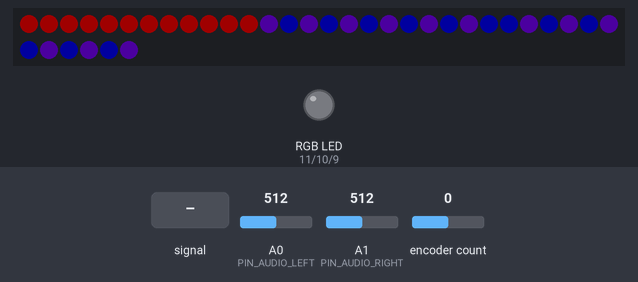
This sketch was run on a simulated Arduino Uno, built with avr-gcc and run on an emulated ATmega328P. On the bench: 36 RGB LEDs in strip order, left to right, continuing on the next row, an RGB LED mixed from three pins (HIGH = lit). The test bench sets the inputs (shaded band); at power-on: encoder count 0, A0 (PIN_AUDIO_LEFT) = 512, A1 (PIN_AUDIO_RIGHT) = 512. Dim RGB values are drawn brighter than linear; pins used as bus, display or sensor lines are not drawn; what the sketch prints to the serial monitor is not drawn.

Above: at 1.2 s.
1.3 s: A0 (PIN_AUDIO_LEFT) fed a 200 Hz sine of ±460 counts around its level
At 1.89 s:
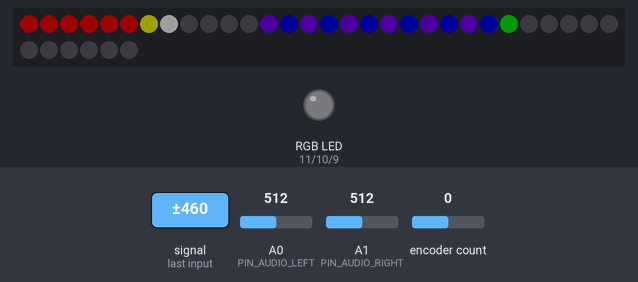
3.0 s: encoder count set to -1
At 4.0 s:
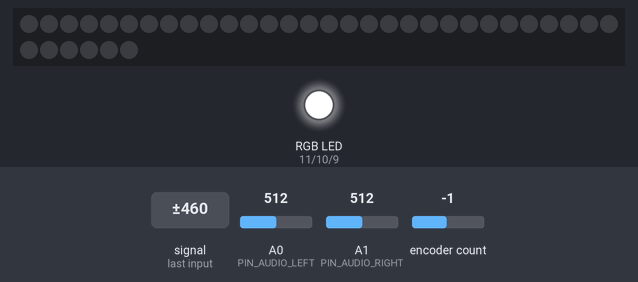
4.5 s: encoder count set to -2
At 4.97 s:
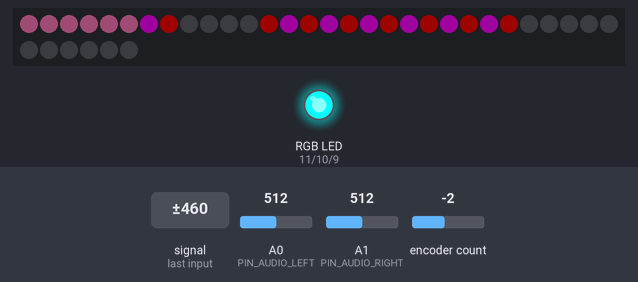
6.1 s: A1 (PIN_AUDIO_RIGHT) fed a 2 Hz sine of ±306 counts around its level
9.1 s: A0 (PIN_AUDIO_LEFT) set to 716
At 9.65 s:
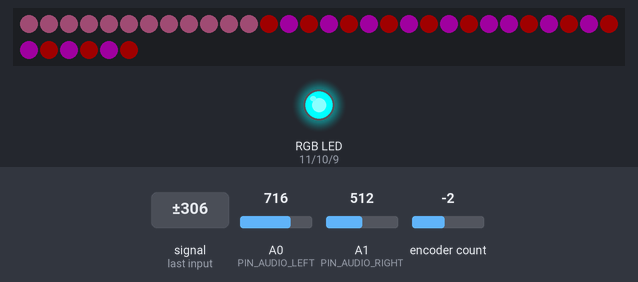
12.0 s: encoder count set to -3
At 12.66 s:
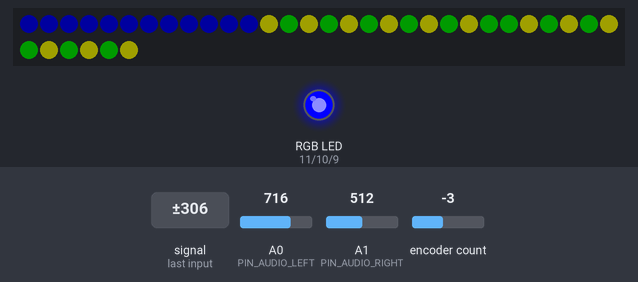
Timing chart, 0 to 14.9 s (numbered marks = the images above; inputs shaded):
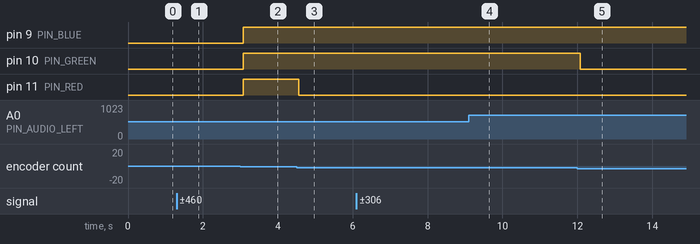

Measured:
- after the input at 1.3 s, the LEDs: first change at once (image 1 shows a later state)
- after the input at 3.0 s, pin 9 (PIN_BLUE), pin 10 (PIN_GREEN), pin 11 (PIN_RED): LOW → HIGH after 0.07 s; the LEDs: change at once (image 2)
- after the input at 4.5 s, pin 11 (PIN_RED): HIGH → LOW after 0.06 s; the LEDs: change at once (image 3)
- after the input at 9.1 s, the LEDs: change at once (image 4)
- after the input at 12.0 s, pin 10 (PIN_GREEN): HIGH → LOW after 0.07 s; the LEDs: change at once (image 5)

The sketch:

GrunowNeoPixels.ino
```cpp
#include <Encoder.h>
#include <Adafruit_NeoPixel.h>
#ifdef __AVR__
  #include <avr/power.h>
#endif

#define PIN_NEOPIXELS 6

// Parameter 1 = number of pixels in strip
// Parameter 2 = Arduino pin number (most are valid)
// Parameter 3 = pixel type flags, add together as needed:
//   NEO_KHZ800  800 KHz bitstream (most NeoPixel products w/WS2812 LEDs)
//   NEO_KHZ400  400 KHz (classic 'v1' (not v2) FLORA pixels, WS2811 drivers)
//   NEO_GRB     Pixels are wired for GRB bitstream (most NeoPixel products)
//   NEO_RGB     Pixels are wired for RGB bitstream (v1 FLORA pixels, not v2)
//   NEO_RGBW    Pixels are wired for RGBW bitstream (NeoPixel RGBW products)
Adafruit_NeoPixel strip = Adafruit_NeoPixel(36, PIN_NEOPIXELS, NEO_GRB + NEO_KHZ800);

// IMPORTANT: To reduce NeoPixel burnout risk, add 1000 uF capacitor across
// pixel power leads, add 300 - 500 Ohm resistor on first pixel's data input
// and minimize distance between Arduino and first pixel.  Avoid connecting
// on a live circuit...if you must, connect GND first.

// AUDIO INPUT SETUP
int PIN_STROBE = 4;
int PIN_RESET = 5;
int PIN_AUDIO_LEFT = 0;
int PIN_AUDIO_RIGHT = 1;
int left[7];
int right[7];
int band;
int audio_input = 0;
int freq = 0;

// SELECTOR KNOB
int PIN_KNOBA = 8;
int PIN_KNOBB = 7;
Encoder knob(PIN_KNOBA, PIN_KNOBB);
long knobPosition = 0;

// VISUALIZER
uint32_t yellow = strip.Color(255, 255, 0);
uint32_t orange = strip.Color(236, 214, 33);
uint32_t red = strip.Color(255, 0, 0);
uint32_t blue = strip.Color(0, 0, 255);
uint32_t navy = strip.Color(0, 0, 160);
uint32_t purple = strip.Color(122, 0, 255);
uint32_t violet = strip.Color(85, 0, 150);
uint32_t green = strip.Color(0, 203, 0);
uint32_t darkgreen = strip.Color(0, 140, 0);
uint32_t magenta = strip.Color(255, 0, 255);
uint32_t rose = strip.Color(255, 122, 180);
uint32_t cyan = strip.Color(0, 255, 255);
uint32_t turqoise = strip.Color(0, 200, 255);
uint32_t white = strip.Color(255, 255, 255);
uint32_t black = strip.Color(0, 0, 0);

uint16_t leftChannel[6][3] = {{7, 25, 26}, {8, 27, 28}, {9, 29, 30}, {10, 31, 32}, {11, 33, 34}, {12, 35, 36}};
uint16_t rightChannel[6][3] = {{6, 24, 23}, {5, 22, 21}, {4, 20, 19}, {3, 18, 17}, {2, 16, 15}, {1, 14, 13}};
uint32_t colorSets[9][6] = {{white, yellow, green, red, blue, purple},
    {purple, blue, yellow, cyan, purple, magenta},
    {cyan, blue, purple, magenta, red, white},
    {darkgreen, green, white, white, red, green},
    {navy, blue, navy, turqoise, blue, navy},
    {violet, purple, violet, magenta, purple, violet},
    {yellow, green, yellow, blue, green, yellow},
    {red, magenta, red, rose, magenta, red},
    {black, black, black, black, black, black}};
int colorIndex = 0;

// INDICATOR LED
int PIN_RED = 11;
int PIN_GREEN = 10;
int PIN_BLUE = 9;

// MAIN
void setup() {
  Serial.begin(9600);
  Serial.println("Grunow booted");
  Serial.end();
  strip.begin();
  strip.show(); // Initialize all pixels to 'off'
  strip.setBrightness(32);

  //initialize eq
  pinMode(PIN_RESET, OUTPUT); // reset
  pinMode(PIN_STROBE, OUTPUT); // strobe
  digitalWrite(PIN_RESET, LOW); // reset low
  digitalWrite(PIN_STROBE, HIGH); //pin 5 is RESET on the shield

  //setup indicator
  pinMode(PIN_RED, OUTPUT);
  pinMode(PIN_GREEN, OUTPUT);
  pinMode(PIN_BLUE, OUTPUT);
}

void loop() {
  readMSGEQ7();
  checkKnobInput();
  illuminate();
  setIndicator();
  //colorTest(100); // ms
}

void checkKnobInput() {
  int colorSetCount = sizeof(colorSets) / sizeof(colorSets[0]);
  long newPosition;
  newPosition = knob.read();
  if (newPosition < knobPosition) {
    // Go back
    colorIndex -= 1;
    if (colorIndex < 0) {
      colorIndex = colorSetCount - 1;
    }
  }
  else if (newPosition > knobPosition) {
    // Go forward
    colorIndex += 1;
    if (colorIndex >= colorSetCount) {
      colorIndex = 0;
    }
  }
  knobPosition = newPosition;
}

void setIndicator() {
  uint32_t hexValue = colorSets[colorIndex][0];
  int r = 255 - ((hexValue >> 16) & 0xFF);
  int g = 255 - ((hexValue >> 8) & 0xFF);
  int b = 255 - ((hexValue) & 0xFF);
  analogWrite(PIN_RED, r);
  analogWrite(PIN_GREEN, g);
  analogWrite(PIN_BLUE, b);
}

void illuminate() {
  strip.clear();
  for(int i = 0; i < 6; i++) { // Loop through audio banks - ignore lowest frequency
    int leftValue = left[i];
    int rightValue = right[i];
    if (leftValue > 200) {
      strip.setPixelColor(leftChannel[i][0]-1, colorSets[colorIndex][0]);
    }
    if (leftValue > 350) {
      strip.setPixelColor(leftChannel[i][0]-1, colorSets[colorIndex][1]);
      strip.setPixelColor(leftChannel[i][1]-1, colorSets[colorIndex][2]);
    }
    if (leftValue > 500) {
      strip.setPixelColor(leftChannel[i][0]-1, colorSets[colorIndex][3]);
      strip.setPixelColor(leftChannel[i][1]-1, colorSets[colorIndex][4]);
      strip.setPixelColor(leftChannel[i][2]-1, colorSets[colorIndex][5]);
    }
    if (rightValue > 200) {
      strip.setPixelColor(rightChannel[i][0]-1, colorSets[colorIndex][0]);
    }
    if (rightValue > 350) {
      strip.setPixelColor(rightChannel[i][0]-1, colorSets[colorIndex][1]);
      strip.setPixelColor(rightChannel[i][1]-1, colorSets[colorIndex][2]);
    }
    if (rightValue > 500) {
      strip.setPixelColor(rightChannel[i][0]-1, colorSets[colorIndex][3]);
      strip.setPixelColor(rightChannel[i][1]-1, colorSets[colorIndex][4]);
      strip.setPixelColor(rightChannel[i][2]-1, colorSets[colorIndex][5]);
    }
  }
  strip.show();
  delay(50);
}

void readMSGEQ7() { // Function to read 7 band equalizers
  digitalWrite(PIN_RESET, HIGH);
  digitalWrite(PIN_RESET, LOW);
  for(band=0; band <7; band++)
  {
    digitalWrite(PIN_STROBE, LOW); // strobe pin on the shield - kicks the IC up to the next band
    delayMicroseconds(50); //
    left[band] = analogRead(PIN_AUDIO_LEFT); // store left band reading
    right[band] = analogRead(PIN_AUDIO_RIGHT); // ... and the right
    digitalWrite(PIN_STROBE, HIGH);
  }
}

// Fill the dots one after the other with a color
void colorTest(uint8_t wait) {
  // left side
  for(int i = 0; i < 6; i++) {
    for (int j = 0; j < 3; j++) {
      int light = leftChannel[i][j] - 1;
      uint32_t c = colorSets[colorIndex][j];
      strip.setPixelColor(light, c);
      strip.show();
      delay(wait);
      strip.clear();
    }
  }
  // right side
  for(int i = 0; i < 6; i++) {
    for (int j = 0; j < 3; j++) {
      int light = rightChannel[i][j] - 1;
      uint32_t c = colorSets[colorIndex][j];
      strip.setPixelColor(light, c);
      strip.show();
      delay(wait);
      strip.clear();
    }
  }
}
```
